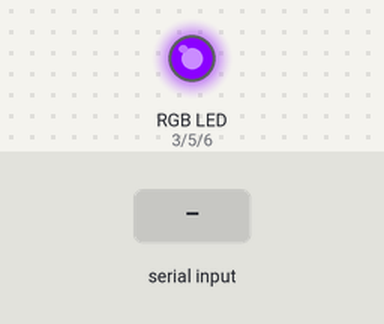
Recording of a sketch running on a simulated Arduino Uno, built with avr-gcc and run on an emulated ATmega328P. Shown: an RGB LED mixed from three pins (HIGH = lit). Inputs (shaded band) come from the test bench.

Above: at 1.2 s.
1.3 s: "1\n" received over Serial
At 3.5 s:
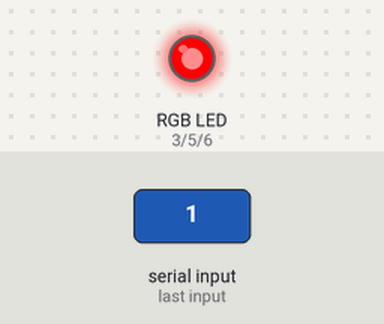
3.8 s: "2\n" received over Serial
At 5.4 s:
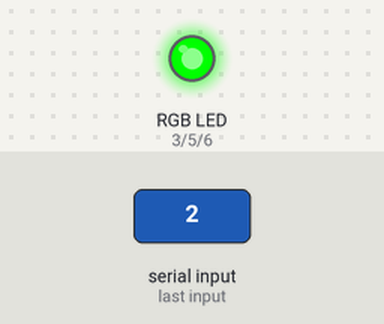
6.3 s: "3\n" received over Serial
At 8.5 s:
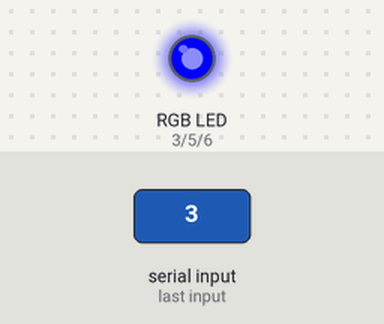
8.8 s: "4\n" received over Serial
At 10.4 s:
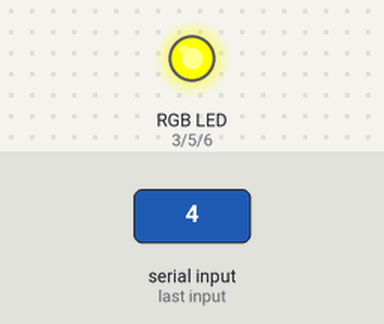
11.3 s: "5\n" received over Serial
At 13.5 s:
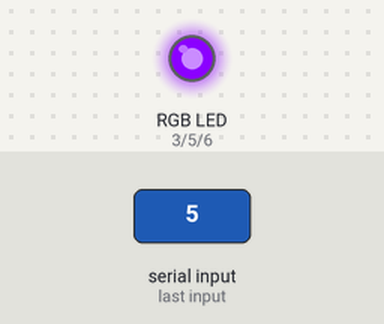
Timing chart, 0 to 14.8 s (numbered marks = the images above; inputs shaded):
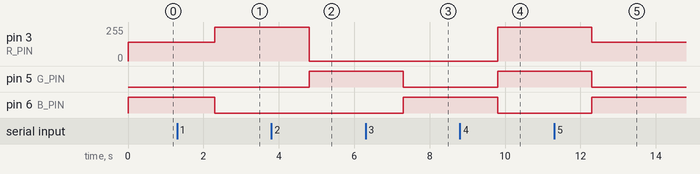

The sketch:

Uno.ino
```cpp
#define R_PIN 3
#define G_PIN 5
#define B_PIN 6

String data_t;
int data = 5;

void setup(){
  pinMode(R_PIN, OUTPUT);
  pinMode(G_PIN, OUTPUT);
  pinMode(B_PIN, OUTPUT);
  Serial.begin(9600);
}

void loop(){
  if (Serial.available()) {
    data_t = Serial.readString();
    data = data_t.toInt();
  }

  if (data == 1) {
    analogWrite(R_PIN, 255);
    analogWrite(G_PIN, 0);
    analogWrite(B_PIN, 0);
  } else if (data == 2) {
    analogWrite(R_PIN, 0);
    analogWrite(G_PIN, 255);
    analogWrite(B_PIN, 0);
  } else if (data == 3) {
    analogWrite(R_PIN, 0);
    analogWrite(G_PIN, 0);
    analogWrite(B_PIN, 255);
  } else if (data == 4) {
    analogWrite(R_PIN, 255);
    analogWrite(G_PIN, 255);
    analogWrite(B_PIN, 0);
  } else if (data == 5) {
    analogWrite(R_PIN, 139);
    analogWrite(G_PIN, 0);
    analogWrite(B_PIN, 255);
  } else if (data == 6) {
    blink_red(5);
  }
}

void blink_red(int yw) {
    while (yw != 0) {
      analogWrite(R_PIN, 255);
      analogWrite(G_PIN, 0);
      analogWrite(B_PIN, 0);
      delay(500);
      analogWrite(R_PIN, 0);
      analogWrite(G_PIN, 0);
      analogWrite(B_PIN, 0);
      delay(500);
      yw = yw - 1;
    }
    data = 1;
}
```

Measured:
- after the input at 1.3 s, pin 3 (R_PIN): 139/255 → 255/255 after 1.0 s; pin 6 (B_PIN): HIGH → LOW after 1.0 s
- after the input at 3.8 s, pin 3 (R_PIN): 255/255 → 0/255 after 1.0 s; pin 5 (G_PIN): LOW → HIGH after 1.0 s
- after the input at 6.3 s, pin 5 (G_PIN): HIGH → LOW after 1.0 s; pin 6 (B_PIN): LOW → HIGH after 1.0 s
- after the input at 8.8 s, pin 3 (R_PIN): 0/255 → 255/255 after 1.0 s; pin 5 (G_PIN): LOW → HIGH after 1.0 s; pin 6 (B_PIN): HIGH → LOW after 1.0 s
- after the input at 11.3 s, pin 3 (R_PIN): 255/255 → 139/255 after 1.0 s; pin 5 (G_PIN): HIGH → LOW after 1.0 s; pin 6 (B_PIN): LOW → HIGH after 1.0 s
